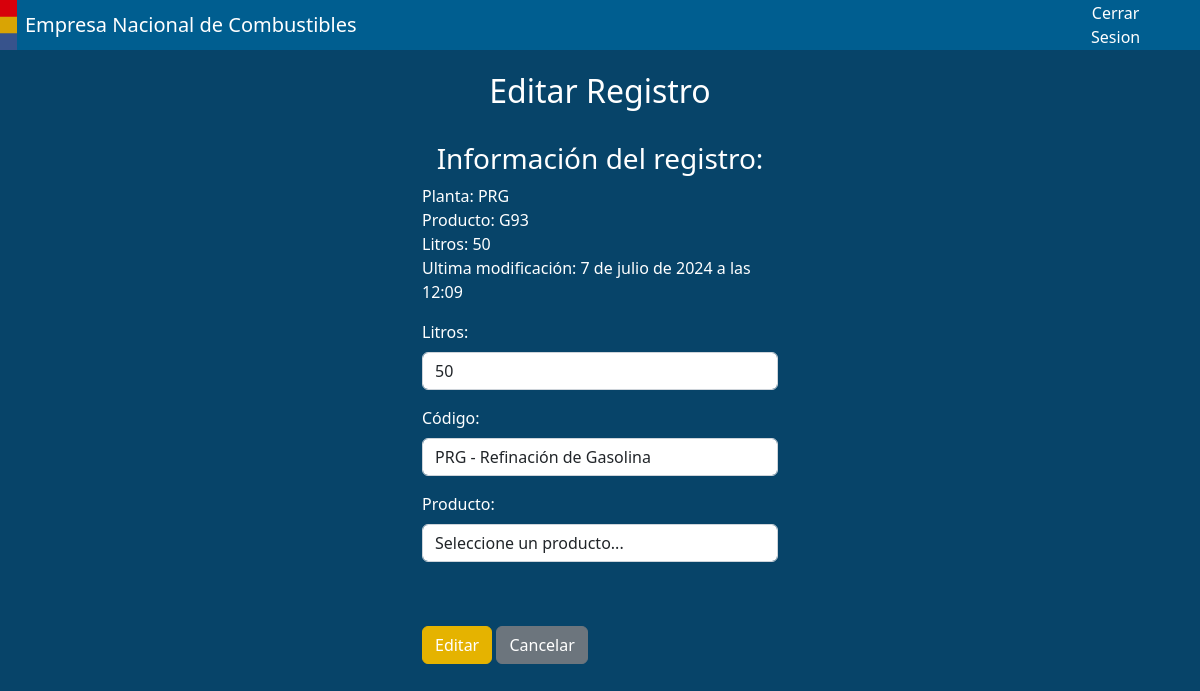
Page /editarRegistro/6/ (signed in) on the committed database.
### core/models.py (models this page shows, shortened)
class combustible(models.Model):
    codigo = models.ForeignKey(codigoPlanta, on_delete=models.CASCADE)
    producto = models.ForeignKey(producto, on_delete=models.CASCADE)
    litros = models.IntegerField()
    fecha_hora = models.DateTimeField(auto_now_add=True)
    fecha_modificacion = models.DateTimeField(auto_now_add=True)
    usuario_modificador = models.ForeignKey(User, on_delete=models.SET_NULL, null=True, blank=True, related_name='modificaciones')
    eliminado = models.BooleanField(default=False)
    operario = models.ForeignKey(User, on_delete=models.CASCADE)
    turno = models.CharField(
        max_length=2,
        choices=TURNO_CHOICES,
        default='-'
    )

class codigoPlanta(models.Model):
    clave = models.CharField(max_length=3, unique=True)
    descripcion = models.CharField(max_length=100)
    productos = models.ManyToManyField(producto, related_name='codigos')
    def __str__(self):
        return self.clave

class producto(models.Model):
    nombre = models.CharField(max_length=100)
    descripcion = models.CharField(max_length=100)
    def __str__(self):
        return self.nombre

### core/views.py (the view, shortened to what this page needs)
# urls.py: path('editarRegistro/<int:pk>/', views.editar_registro, name='editar_registro'),
def editar_registro(request, pk):
    registro = get_object_or_404(combustible, pk=pk)
    plantas = codigoPlanta.objects.all()
    plantas_json = []
    for planta in plantas:
        productos = list(planta.productos.all().values())
        planta_data = {
            'clave': planta.clave,
            'descripcion': planta.descripcion,
            'productos': productos,
        }
        plantas_json.append(planta_data)
    plantas_json_str = json.dumps(plantas_json)
    context = {
        'codigo_plantas': plantas,
        'plantas_json': plantas_json_str,
        'registro': registro
    }
    if registro.operario != request.user:
        return redirect('listar_registros')
    return render(request, 'core/formularioEditarRegistro.html', context)

### core/templates/core/formularioEditarRegistro.html (shortened to what this page needs)
{% extends 'core/base.html' %}
{% load static %}
{% block content %}
<br><br>
<div class="container-fluid" style="background-color: #074469; height: 100vh; width: auto;">
    <br>
    <h2 class="text-center text-white">Editar Registro</h2>
    <br>
    <div class="container">
        <div class="row justify-content-center">
            <div class="col-md-4">
                <form id="editarRegistroForm" action="{% url 'editar_registro' pk=registro.pk %}" method="post">
                    <h3 class="text-white text-center">Información del registro: </h3>
                    <p class="text-white">Planta: {{ registro.codigo }} <br> Producto: {{ registro.producto}} <br> Litros: {{ registro.litros }} <br> Ultima modificación: {{ registro.fecha_modificacion }}<br></p>
                    <div class="mb-3">
                        <label for="txtLitros" class="form-label text-white">Litros:</label>
                        <input type="text" class="form-control" id="txtLitros" name="txtLitros" value="{{ registro.litros }}">
                    </div>
                    <div class="mb-3">
                        <label for="cmbCodigo" class="form-label text-white">Código:</label><br>
                        <select id="cmbCodigo" name="cmbCodigo" class="form-control" required>
                            {% for planta in codigo_plantas %}
                            <option value="{{ planta.clave }}" {% if planta.clave == registro.codigo.clave %} selected {% endif %}>{{ planta.clave }} - {{planta.descripcion}}</option>
                            {% endfor %}
                        </select>
                    </div>
                    <div class="mb-3">
                        <label for="cmbProducto" class="form-label text-white">Producto:</label><br>
                        <select id="cmbProducto" name="cmbProducto" class="form-control" required>
                            <option value="" disabled selected>Seleccione un producto...</option>
                        </select>
                        <br><br>
                    </div>
                    <input class="btn btn-primary" type="submit" style="background-color: #e5b300; border-color: #e5b300;" value="Editar" disabled>
                    <a href="{% url 'listar_registros' %}" class="btn btn-secondary">Cancelar</a>
                </form>
            </div>
        </div>
    </div>
</div>
{% endblock %}

### rows in the picture
combustible: codigo "PRG", producto "G93", litros "50", fecha_modificacion "7 de julio de 2024 a las 12:09", txtLitros "50", cmbCodigo "PRG - Refinación de Gasolina"
